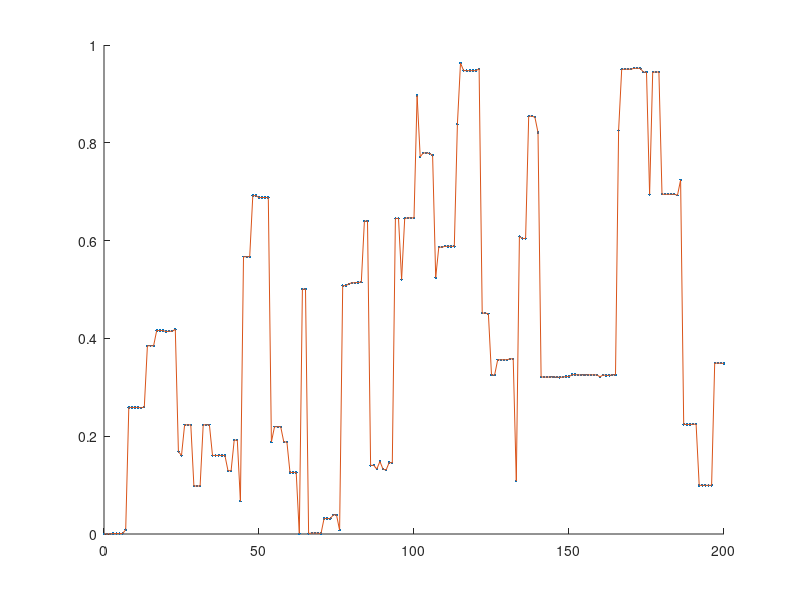

Source code (MATLAB):
%hypercube.m
N = 200; % number of samples
n = 20; %dimension
x= zeros(N,n);
for t=1:N
    I = ceil(rand*n); %choose random position
    x(t+1,:) = x(t,:); %copy
    x(t+1,I) = ~x(t+1,I); %flip bit at position I
end
b = 0.5.^[1:n];
y = x*b';
hold on
plot(0:N,y,'.'), plot(0:N,y)
hold off
